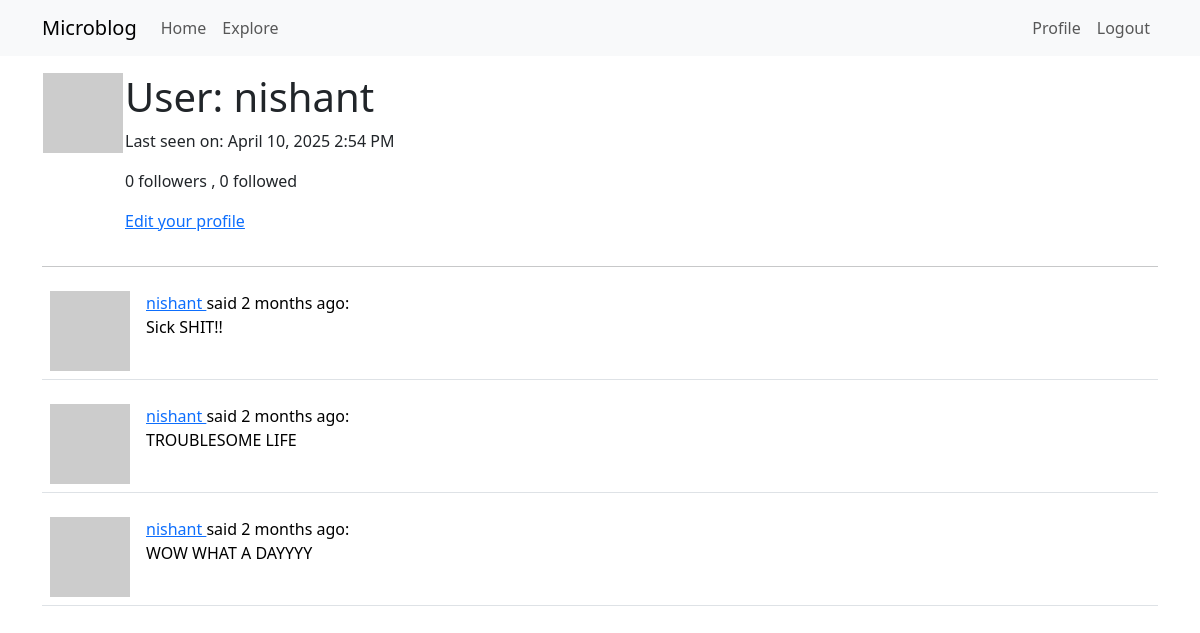
The page /user/nishant (signed in) on the database as committed earlier.
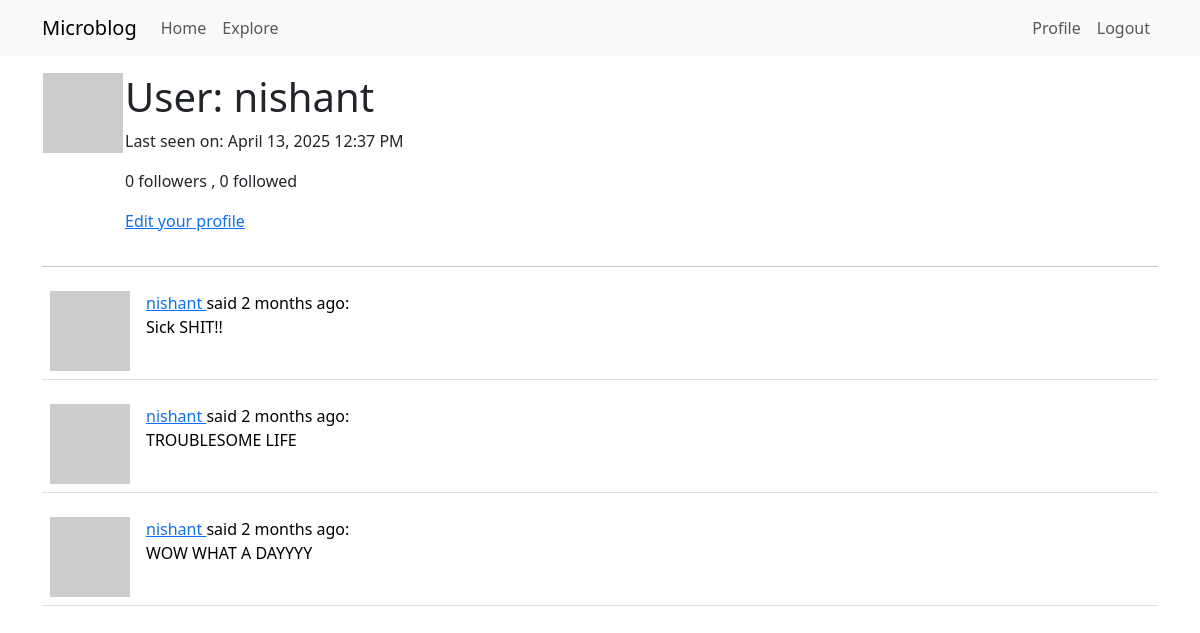
The same page on the database as committed later.
### Projectdir/models.py (models this page shows, shortened)
class User(UserMixin, db.Model):
    __tablename__ = 'user'
    id = db.Column(db.Integer, primary_key=True)
    username = db.Column(db.String(64), index=True, unique=True)
    email = db.Column(db.String(120), index=True, unique=True)
    password_hash = db.Column(db.String(120))
    about_me = db.Column(db.String(140))
    last_seen = db.Column(db.DateTime, default=datetime.utcnow)
    posts = db.relationship('Post', backref='author', lazy='dynamic')
    followed = db.relationship('User', secondary=followers,
        primaryjoin=(followers.c.follower_id==id),
        secondaryjoin=(followers.c.followed_id==id),
        backref=db.backref('followers', lazy='dynamic'), lazy='dynamic')
    __searchable__ = ['body']
    def avatar(self,size):
        digest = md5(self.email.lower().encode('utf-8')).hexdigest()
        return 'https://www.gravatar.com/avatar/{}?d=identicon&s={}'.format(digest,size)
    @login.user_loader
    def load_user(id):
        return User.query.get(int(id))

class Post(db.Model):
    id = db.Column(db.Integer, primary_key=True)
    body = db.Column(db.String(140))
    timestamp = db.Column(db.DateTime, index=True, default=datetime.utcnow)
    user_id = db.Column(db.Integer, db.ForeignKey('user.id'))

### Projectdir/routes.py (the view)
@app.route('/user/<username>')
@login_required
def user(username):
    user = User.query.filter_by(username=username).first_or_404()
    page=request.args.get('page',1,type=int)
    posts=user.posts.order_by(Post.timestamp.desc()).paginate(page=page,per_page=app.config["POSTS_PER_PAGE"],error_out=False)
    next_url=url_for('user',username=user.username,page=posts.next_num)\
        if posts.has_next else None
    prev_url=url_for('user',username=user.username,page=posts.prev_num)\
        if posts.has_prev else None
    form=EmptyForm()
    return render_template('user.html',user=user,form=form,next_url=next_url,prev_url=prev_url,posts=posts.items)

### Projectdir/routes.py (called while the page is built)
@app.before_request
def before_request():
    if current_user.is_authenticated:
        current_user.last_seen=datetime.utcnow()
        db.session.commit()

### Projectdir/templates/user.html (shortened to what this page needs)
{% extends "base.html" %}
{% block content %}
    <table>
        <tr valign="top">
        <td><img src="{{ user.avatar(128) }}"></td>
        <td>
            <h1>User: {{ user.username }}</h1>
            {% if user.last_seen %}
<p>Last seen on: {{ moment(user.last_seen).format('LLL') }}</p>
{% endif %}
            <p>{{user.followers.count()}} followers , {{user.followed.count()}} followed</p>
            {% if user == current_user %}
<p><a href="{{ url_for('edit_profile') }}">Edit your profile</a></p>
{% endif %}
        </td>
        </tr>
    </table>
<hr>
{% for post in posts %}
{% include '_post.html' %}
{% endfor %}
{% endblock %}

### Projectdir/templates/base.html (shortened to what this page needs)
<!doctype html>
<html lang="en">
  <head>
    <link href="https://cdn.jsdelivr.net/npm/bootstrap@5.3.2/dist/css/bootstrap.min.css" rel="stylesheet">
  </head>
  <body>
    <nav class="navbar navbar-expand-lg navbar-light bg-light">
      <div class="container">
        <a class="navbar-brand" href="{{ url_for('index') }}">Microblog</a>
        <div class="collapse navbar-collapse" id="navMenu">
          <ul class="navbar-nav me-auto">
            <li class="nav-item">
              <a class="nav-link" href="{{ url_for('index') }}">Home</a>
            </li>
            <li class="nav-item">
              <a class="nav-link" href="{{ url_for('Explore') }}">Explore</a>
            </li>
          </ul>
          <ul class="navbar-nav">
            {% if current_user.is_anonymous %}
            <li class="nav-item">
              <a class="nav-link" href="{{ url_for('login') }}">Login</a>
            </li>
            {% else %}
            <li class="nav-item">
              <a class="nav-link" href="{{ url_for('user', username=current_user.username) }}">Profile</a>
            </li>
            <li class="nav-item">
              <a class="nav-link" href="{{ url_for('logout') }}">Logout</a>
            </li>
            {% endif %}
          </ul>
        </div>
      </div>
    </nav>
    <div class="container mt-3">
      {% block content %}{% endblock %}
    </div>
  </body>
</html>

### Projectdir/templates/_post.html
<table class="table table-hover">
    <tr>
    <td width="70px">
    <a href="{{ url_for('user', username=post.author.username) }}">
    <img src="{{ post.author.avatar(70) }}" />
    </a>
    </td>
    <td>
    <a href="{{ url_for('user', username=post.author.username) }}">
    {{ post.author.username }}
    </a>
    said {{ moment(post.timestamp).fromNow() }}:
    <br>
    {{ post.body }}
    </td>
    </tr>
    </table>

Rows that differ between the two databases and show on the page:
changed User "nishant": last_seen "April 10, 2025 2:54 PM" → "April 13, 2025 12:37 PM"
